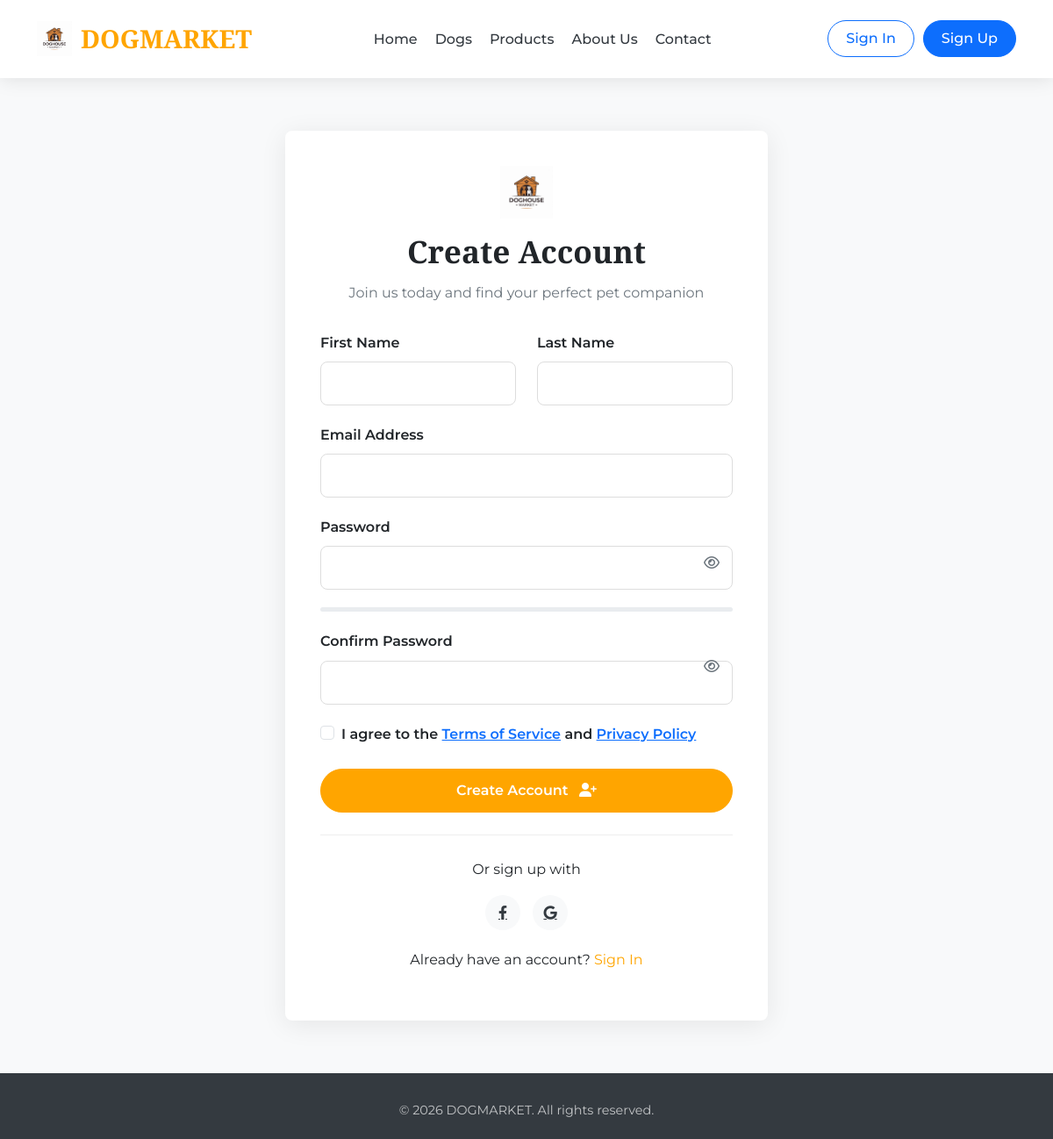
Page /dog/signup.php on the committed database.
### tables this page shows
CREATE TABLE `company_info` (
  `id` int(11) NOT NULL,
  `company_name` varchar(150) NOT NULL,
  `address` varchar(255) NOT NULL,
  `city` varchar(100) NOT NULL,
  `postal_code` varchar(20) DEFAULT NULL,
  `phone` varchar(20) NOT NULL,
  `color` varchar(50) DEFAULT NULL,
  `logo` varchar(255) DEFAULT NULL,
  `favicon` varchar(255) DEFAULT NULL,
  `banner_image` varchar(255) DEFAULT NULL,
  `email_general` varchar(150) DEFAULT NULL,
  `email_support` varchar(150) DEFAULT NULL,
  `working_hours` varchar(100) DEFAULT NULL,
  `created_at` timestamp NOT NULL DEFAULT current_timestamp(),
  `font` enum('Arial','Verdana','Helvetica','Tahoma','Trebuchet MS','Times New Roman','Georgia','Garamond','Courier New','Brush Script MT','Lucida Sans','Lucida Console','Palatino Linotype','Book Antiqua','Impact','Comic Sans MS','Segoe UI','Candara','Optima','Calibri','Cambria','Franklin Gothic Medium','Gill Sans','Century Gothic','Perpetua','Rockwell','Baskerville','Didot','Monaco','Geneva') DEFAULT 'Arial'
);

### dog/signup.php (the view, shortened to what this page needs)
<?php
$conn = require_once 'dbconnect.php';
$companyInfo = [];
$companyQuery = "SELECT * FROM company_info LIMIT 1";
$result = mysqli_query($conn, $companyQuery);
if ($result && mysqli_num_rows($result) > 0) {
    $companyInfo = mysqli_fetch_assoc($result);
} else {
    $companyInfo = [
        'company_name' => 'Doghouse Market',
        'primary_color' => '#FFA500',
    ];
}
$first_name = '';
$last_name = '';
$email = '';
$errors = [];
?>
<!DOCTYPE html>
<html lang="en">
<head>
    <link href="https://cdn.jsdelivr.net/npm/bootstrap@5.3.0/dist/css/bootstrap.min.css" rel="stylesheet">
    <link rel="stylesheet" href="https://cdnjs.cloudflare.com/ajax/libs/font-awesome/6.4.0/css/all.min.css">
</head>
<body>
    <nav class="navbar navbar-expand-lg navbar-light">
        <div class="container">
            <a class="navbar-brand" href="index.php">
                <?php if (!empty($companyInfo['logo'])): ?>
                    <img src="<?php echo htmlspecialchars($companyInfo['logo']); ?>" alt="Logo" class="navbar-logo">
                <?php endif; ?>
                <?php echo htmlspecialchars($companyInfo['company_name'] ?? 'Doghouse Market'); ?>
            </a>
            <div class="collapse navbar-collapse" id="navbarNav">
                <ul class="navbar-nav mx-auto">
                    <li class="nav-item"><a class="nav-link" href="index.php">Home</a></li>
                    <li class="nav-item"><a class="nav-link" href="dogs.php">Dogs</a></li>
                    <li class="nav-item"><a class="nav-link" href="products.php">Products</a></li>
                    <li class="nav-item"><a class="nav-link" href="index.php#about">About Us</a></li>
                    <li class="nav-item"><a class="nav-link" href="index.php#contact">Contact</a></li>
                </ul>
                <div class="auth-buttons d-flex flex-wrap">
                    <a href="signin.php" class="btn btn-outline-primary">Sign In</a>
                    <a href="signup.php" class="btn btn-primary">Sign Up</a>
                </div>
            </div>
        </div>
    </nav>
    <div class="auth-wrapper">
        <div class="auth-card">
            <div class="auth-header">
                <?php if (!empty($companyInfo['logo'])): ?>
                    <img src="<?php echo htmlspecialchars($companyInfo['logo']); ?>" alt="Logo" style="max-height: 60px; width: auto; margin-bottom: 15px;">
                <?php endif; ?>
                <h2>Create Account</h2>
                <p>Join us today and find your perfect pet companion</p>
            </div>
            <form class="auth-form" action="<?php echo htmlspecialchars($_SERVER["PHP_SELF"]); ?>" method="post" novalidate id="signup-form">
                <div class="row">
                    <div class="col-md-6">
                        <div class="mb-3">
                            <label for="first_name">First Name</label>
                            <input type="text" class="form-control <?php echo !empty($errors['first_name']) ? 'is-invalid' : ''; ?>" id="first_name" name="first_name" value="<?php echo htmlspecialchars($first_name); ?>" required autofocus>
                        </div>
                    </div>
                    <div class="col-md-6">
                        <div class="mb-3">
                            <label for="last_name">Last Name</label>
                            <input type="text" class="form-control <?php echo !empty($errors['last_name']) ? 'is-invalid' : ''; ?>" id="last_name" name="last_name" value="<?php echo htmlspecialchars($last_name); ?>" required>
                        </div>
                    </div>
                </div>
                <div class="mb-3">
                    <label for="email">Email Address</label>
                    <input type="email" class="form-control <?php echo !empty($errors['email']) ? 'is-invalid' : ''; ?>" id="email" name="email" value="<?php echo htmlspecialchars($email); ?>" required>
                </div>
                <div class="mb-0 password-field">
                    <label for="password">Password</label>
                    <input type="password" class="form-control <?php echo !empty($errors['password']) ? 'is-invalid' : ''; ?>" id="password" name="password" required>
                    <button type="button" class="password-toggle" aria-label="Toggle password visibility">
                        <i class="far fa-eye"></i>
                    </button>
                    <div class="password-strength">
                        <div class="password-strength-meter"></div>
                    </div>
                </div>
                <div class="mb-3 password-field">
                    <label for="confirm_password">Confirm Password</label>
                    <input type="password" class="form-control <?php echo !empty($errors['confirm_password']) ? 'is-invalid' : ''; ?>" id="confirm_password" name="confirm_password" required>
                    <button type="button" class="password-toggle" aria-label="Toggle password visibility">
                        <i class="far fa-eye"></i>
                    </button>
                </div>
                <div class="mb-3 form-check">
                    <input type="checkbox" class="form-check-input <?php echo !empty($errors['terms']) ? 'is-invalid' : ''; ?>" id="terms" name="terms" value="1" required>
                    <label class="form-check-label" for="terms">
                        I agree to the <a href="terms.php" target="_blank">Terms of Service</a> and <a href="privacy.php" target="_blank">Privacy Policy</a>
                    </label>
                </div>
                <button type="submit" class="btn btn-primary">
                    Create Account <i class="fas fa-user-plus ms-2"></i>
                </button>
            </form>
            <div class="auth-footer">
                <p class="mb-3">Or sign up with</p>
                <div class="social-login">
                    <a href="#" class="auth-social-btn facebook" aria-label="Sign up with Facebook">
                        <i class="fab fa-facebook-f"></i>
                    </a>
                    <a href="#" class="auth-social-btn google" aria-label="Sign up with Google">
                        <i class="fab fa-google"></i>
                    </a>
                </div>
            </div>
            <div class="auth-links">
                <p>Already have an account? <a href="signin.php">Sign In</a></p>
            </div>
        </div>
    </div>
    <footer class="footer">
        <div class="container">
            <p>&copy; <?php echo date('Y'); ?> <?php echo htmlspecialchars($companyInfo['company_name'] ?? 'Doghouse Market'); ?>. All rights reserved.</p>
        </div>
    </footer>
</body>
</html>

### rows in the picture
company_info: logo (picture), company_name "DOGMARKET"
